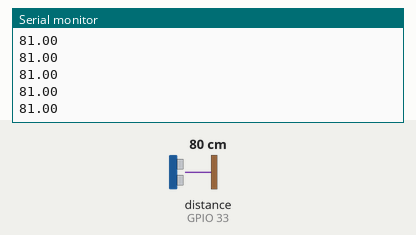
Simulated run of this sketch. Board: ESP32. Parts: the last lines printed to the serial monitor. Inputs (shaded band) come from the test bench; at power-on: distance to the obstacle (sensor on GPIO 33) 80 cm.

Above: at 1.2 s.
1.3 s: distance to the obstacle (sensor on GPIO 33) set to 2 cm
At 2.4 s:
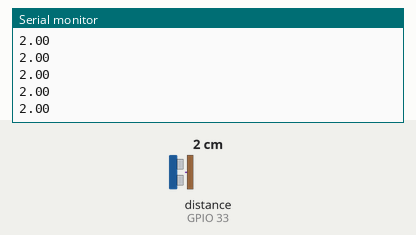
2.8 s: distance to the obstacle (sensor on GPIO 33) set to 4 cm
At 3.9 s:
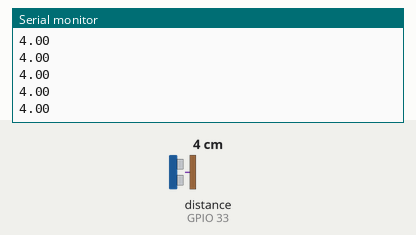
Timing chart, 0 to 5.4 s (numbered marks = the images above; inputs shaded):
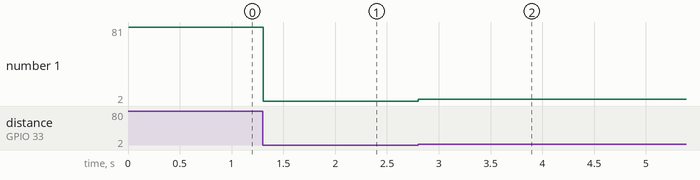

The sketch:

Ultrasonic.ino
```cpp
#include "NewPing.h"

#define PING_PIN  33 //25 - 33
#define MAX_DISTANCE 400

NewPing sonar(PING_PIN, PING_PIN, MAX_DISTANCE);

void setup()
{
  Serial.begin (115200);
}

void loop()
{
  Serial.println(getDistence());
}

float getDistence()
{
  return sonar.ping_cm();
}
```

Measured:
- after the input at 1.3 s, the serial monitor: prints a new line at once (image 1)
- after the input at 2.8 s, the serial monitor: prints a new line at once (image 2)
- plotted number 1: 81 → 2 after the input at 1.3 s, 2 → 4 after the input at 2.8 s
